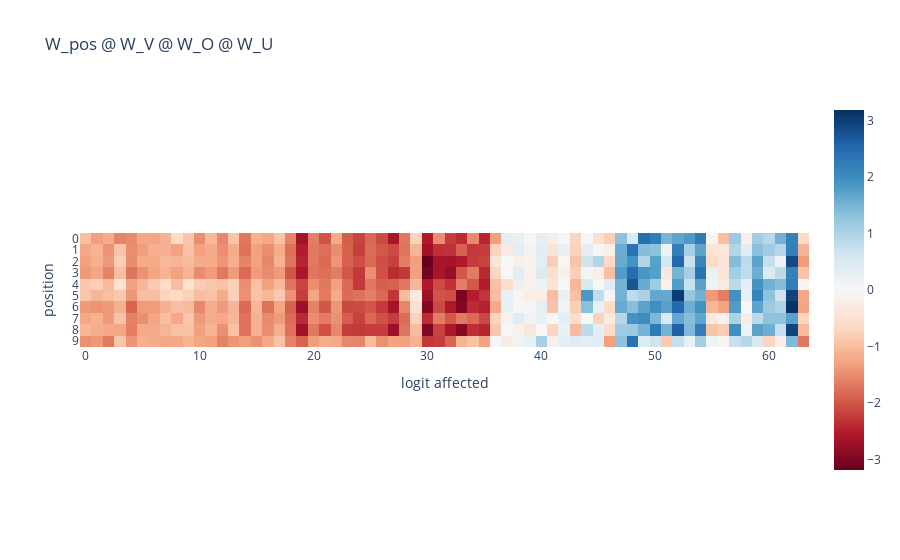

Write notebook code for a chart like this one.
### Markdown cell above
> What does positional encoding do?

Seems to add some marginal logit diff (probably not important?) to the output logits... which is negative before ~35 and positive afterwards. Notably it drops at 64.

### Code cell
l1h1.analyze_PVOU(model)

### Figure 1 — Plotly figure (JSON) as saved in the notebook; plotly's stock layout.template omitted (floating-point values rounded to 4 significant figures; data arrays with more than 128 entries replaced by an {"elided": "..."} marker saying what was removed)
{"data": [{"coloraxis": "coloraxis", "hovertemplate": "logit affected: %{x}<br>position: %{y}<br>color: %{z}<extra></extra>", "name": "0", "type": "heatmap", "xaxis": "x", "yaxis": "y", "z": {"elided": "10x64 float values"}}], "layout": {"autosize": true, "coloraxis": {"cmid": 0, "colorscale": [[0, "rgb(103,0,31)"], [0.1, "rgb(178,24,43)"], [0.2, "rgb(214,96,77)"], [0.3, "rgb(244,165,130)"], [0.4, "rgb(253,219,199)"], [0.5, "rgb(247,247,247)"], [0.6, "rgb(209,229,240)"], [0.7, "rgb(146,197,222)"], [0.8, "rgb(67,147,195)"], [0.9, "rgb(33,102,172)"], [1, "rgb(5,48,97)"]]}, "title": {"text": "W_pos @ W_V @ W_O @ W_U"}, "xaxis": {"anchor": "y", "autorange": true, "constrain": "domain", "domain": [0, 1], "range": [-0.5, 63.5], "scaleanchor": "y", "title": {"text": "logit affected"}}, "yaxis": {"anchor": "x", "autorange": true, "constrain": "domain", "domain": [0.2118, 0.7882], "range": [9.5, -0.5], "ticktext": [0, 1, 2, 3, 4, 5, 6, 7, 8, 9], "tickvals": [0, 1, 2, 3, 4, 5, 6, 7, 8, 9], "title": {"text": "position"}}}}
